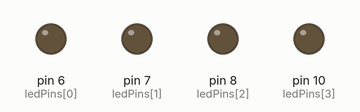
Bench run of a sketch on a simulated Arduino Uno, built with avr-gcc and run on an emulated ATmega328P. Parts: output pins drawn as LEDs (lit = HIGH).

Above: at 0.07 s.
At 0.82 s:
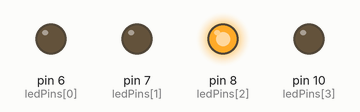
At 1.12 s:
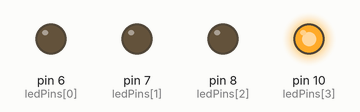
At 2.32 s:
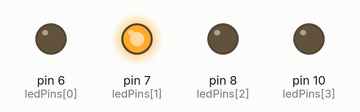
At 3.82 s:
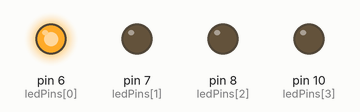
Timing chart, 0 to 4.1 s (numbered marks = the images above):
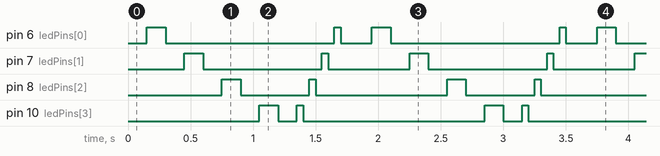

Measured:
- by itself, pin 6 (ledPins[0]): repeats every 1.8 s: LOW 1.4 s, HIGH 0.05 s, LOW 0.25 s, HIGH 0.15 s
- by itself, pin 7 (ledPins[1]): repeats every 1.8 s: LOW 0.95 s, HIGH 0.05 s, LOW 0.65 s, HIGH 0.15 s
- by itself, pin 8 (ledPins[2]): repeats every 1.8 s: LOW 0.55 s, HIGH 0.05 s, LOW 1.1 s, HIGH 0.15 s
- by itself, pin 10 (ledPins[3]): repeats every 1.8 s: LOW 0.15 s, HIGH 0.05 s, LOW 1.5 s, HIGH 0.15 s

The sketch:

Marquee.ino
```cpp
int ledPins[] = {6, 7, 8, 10};

void setup() {
  for(int i=0;i<4;i++){
    pinMode(ledPins[i], OUTPUT);
  }
}

void loop() {
  for(int ii=0;ii<4;ii++){
    delay(150);
    digitalWrite(ledPins[ii], HIGH);
    delay(150);
    digitalWrite(ledPins[ii], LOW);
  }
  for(int io=4;io>=0;io--){
    delay(50);
    digitalWrite(ledPins[io], HIGH);
    delay(50);
    digitalWrite(ledPins[io], LOW);
  }
  delay(100);
}
```
